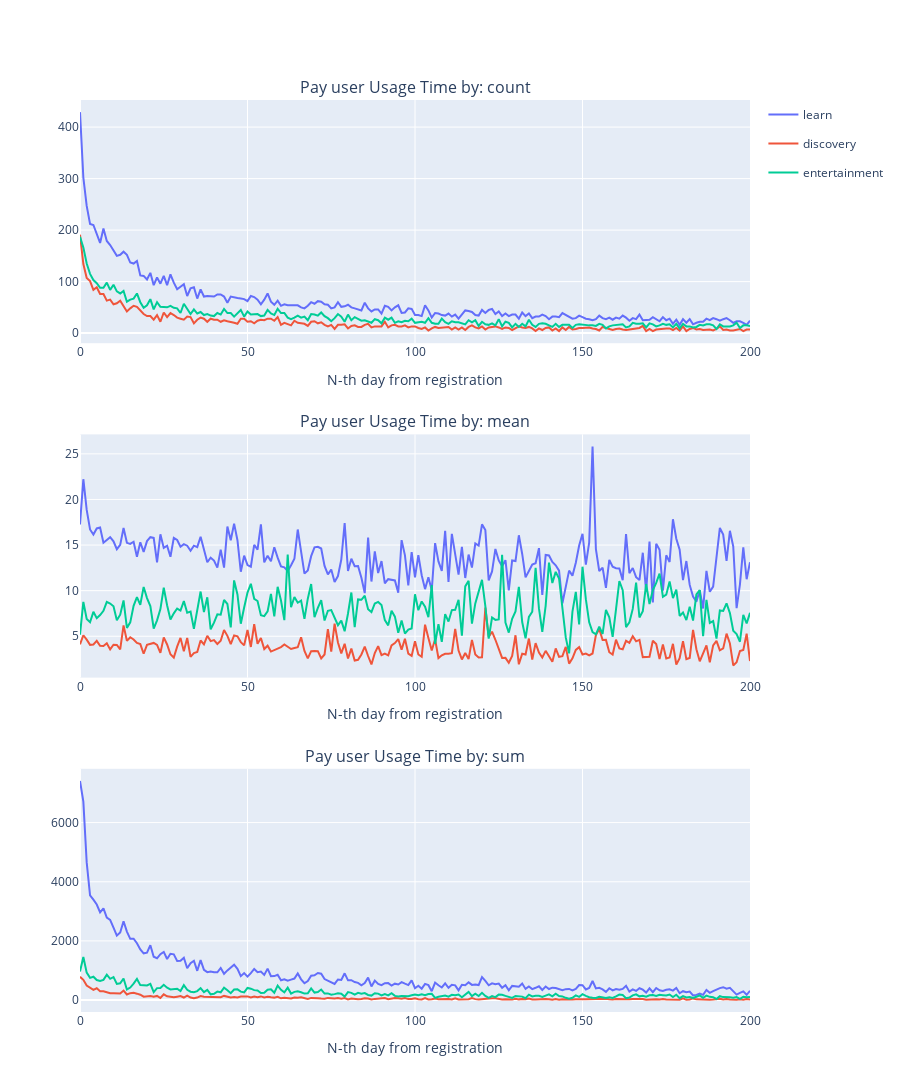

This figure's notebook cell:
### Code cell
list_of_action = df['ActionType'].unique()
x_values = sorted(df['nth_day_from_registration'].unique())
attributes = [x for x in np.unique([x[0] for x in UsageTime_ActionType.columns]) if x!= 'std']
print(attributes)
fig = make_subplots(
    rows=len(attributes), cols=1,
    subplot_titles=[f'Pay user Usage Time by: {i}' for i in attributes], 
    # shared_yaxes=True,
    vertical_spacing = 0.1
    )

flag = 0
for i, attribute in enumerate(attributes):
    for j, action in enumerate(list_of_action):
        fig.add_trace(
            go.Scatter(
            x=x_values[:201],
            y=Records_ActionType[attribute][action][:201], 
            name=action,
            mode='lines',
            marker_color= chart_color[j if j < len(chart_color) else (j - round(j/len(chart_color)) * len(chart_color))],
            legendgroup=action, 
            # error_y = dict(type='data', color = chart_color[i],array=UsageTime_ActionType['std'][action], visible=True),
            showlegend=False if flag > 0 else True),
            row=i +1, col=1
        )
    flag += 1
fig.update_xaxes(title='N-th day from registration')
fig.update_layout(height=1500)
fig.show()

### Figure 1 — Plotly figure (JSON) as saved in the notebook; plotly's stock layout.template omitted (floating-point values rounded to 4 significant figures; data arrays with more than 128 entries replaced by an {"elided": "..."} marker saying what was removed)
{"data": [{"legendgroup": "learn", "marker": {"color": "#636EFA"}, "mode": "lines", "name": "learn", "showlegend": true, "type": "scatter", "x": {"elided": "201 int values"}, "xaxis": "x", "y": {"elided": "201 int values"}, "yaxis": "y"}, {"legendgroup": "discovery", "marker": {"color": "#EF553B"}, "mode": "lines", "name": "discovery", "showlegend": true, "type": "scatter", "x": {"elided": "201 int values"}, "xaxis": "x", "y": {"elided": "201 int values"}, "yaxis": "y"}, {"legendgroup": "entertainment", "marker": {"color": "#00CC96"}, "mode": "lines", "name": "entertainment", "showlegend": true, "type": "scatter", "x": {"elided": "201 int values"}, "xaxis": "x", "y": {"elided": "201 int values"}, "yaxis": "y"}, {"legendgroup": "learn", "marker": {"color": "#636EFA"}, "mode": "lines", "name": "learn", "showlegend": false, "type": "scatter", "x": {"elided": "201 int values"}, "xaxis": "x2", "y": {"elided": "201 float values"}, "yaxis": "y2"}, {"legendgroup": "discovery", "marker": {"color": "#EF553B"}, "mode": "lines", "name": "discovery", "showlegend": false, "type": "scatter", "x": {"elided": "201 int values"}, "xaxis": "x2", "y": {"elided": "201 float values"}, "yaxis": "y2"}, {"legendgroup": "entertainment", "marker": {"color": "#00CC96"}, "mode": "lines", "name": "entertainment", "showlegend": false, "type": "scatter", "x": {"elided": "201 int values"}, "xaxis": "x2", "y": {"elided": "201 float values"}, "yaxis": "y2"}, {"legendgroup": "learn", "marker": {"color": "#636EFA"}, "mode": "lines", "name": "learn", "showlegend": false, "type": "scatter", "x": {"elided": "201 int values"}, "xaxis": "x3", "y": {"elided": "201 int values"}, "yaxis": "y3"}, {"legendgroup": "discovery", "marker": {"color": "#EF553B"}, "mode": "lines", "name": "discovery", "showlegend": false, "type": "scatter", "x": {"elided": "201 int values"}, "xaxis": "x3", "y": {"elided": "201 int values"}, "yaxis": "y3"}, {"legendgroup": "entertainment", "marker": {"color": "#00CC96"}, "mode": "lines", "name": "entertainment", "showlegend": false, "type": "scatter", "x": {"elided": "201 int values"}, "xaxis": "x3", "y": {"elided": "201 int values"}, "yaxis": "y3"}], "layout": {"annotations": [{"font": {"size": 16}, "showarrow": false, "text": "Pay user Usage Time by: count", "x": 0.5, "xanchor": "center", "xref": "paper", "y": 1, "yanchor": "bottom", "yref": "paper"}, {"font": {"size": 16}, "showarrow": false, "text": "Pay user Usage Time by: mean", "x": 0.5, "xanchor": "center", "xref": "paper", "y": 0.6333, "yanchor": "bottom", "yref": "paper"}, {"font": {"size": 16}, "showarrow": false, "text": "Pay user Usage Time by: sum", "x": 0.5, "xanchor": "center", "xref": "paper", "y": 0.2667, "yanchor": "bottom", "yref": "paper"}], "height": 1500, "xaxis": {"anchor": "y", "domain": [0, 1], "title": {"text": "N-th day from registration"}}, "xaxis2": {"anchor": "y2", "domain": [0, 1], "title": {"text": "N-th day from registration"}}, "xaxis3": {"anchor": "y3", "domain": [0, 1], "title": {"text": "N-th day from registration"}}, "yaxis": {"anchor": "x", "domain": [0.7333, 1]}, "yaxis2": {"anchor": "x2", "domain": [0.3667, 0.6333]}, "yaxis3": {"anchor": "x3", "domain": [0, 0.2667]}}}
